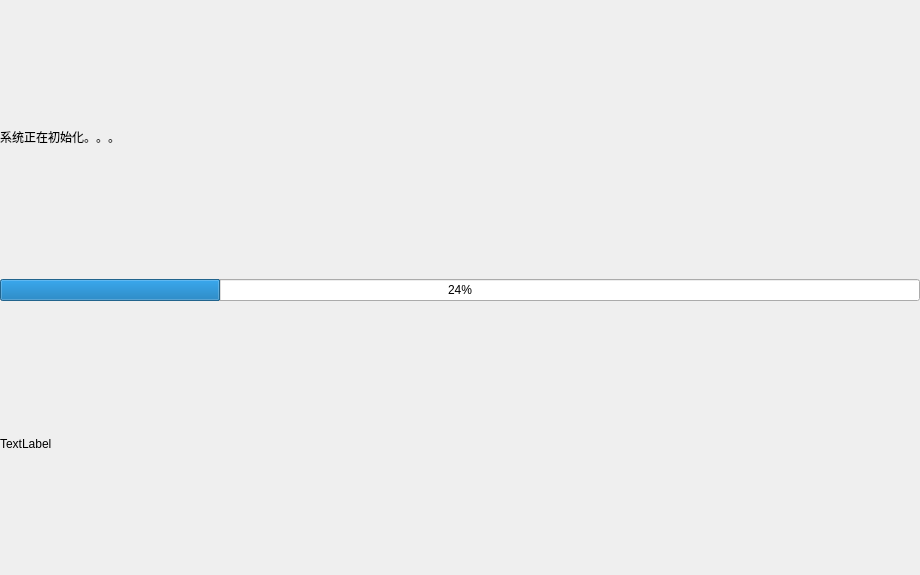
    <widget class="QWidget" name="page_idle">
     <property name="minimumSize">
      <size>
       <width>920</width>
       <height>575</height>
      </size>
     </property>
     <property name="maximumSize">
      <size>
       <width>920</width>
       <height>575</height>
      </size>
     </property>
     <widget class="QWidget" name="widget" native="true">
      <property name="geometry">
       <rect>
        <x>0</x>
        <y>0</y>
        <width>920</width>
        <height>580</height>
       </rect>
      </property>
      <property name="minimumSize">
       <size>
        <width>920</width>
        <height>580</height>
       </size>
      </property>
      <property name="maximumSize">
       <size>
        <width>920</width>
        <height>580</height>
       </size>
      </property>
      <layout class="QVBoxLayout" name="verticalLayout_17">
       <item>
        <widget class="QLabel" name="label_start">
         <property name="text">
          <string>系统正在初始化。。。</string>
         </property>
        </widget>
       </item>
       <item>
        <widget class="QProgressBar" name="progressBar_start">
         <property name="value">
          <number>24</number>
         </property>
        </widget>
       </item>
       <item>
        <widget class="QLabel" name="label_idle_gif">
         <property name="text">
          <string>TextLabel</string>
         </property>
        </widget>
       </item>
      </layout>
     </widget>
    </widget>
